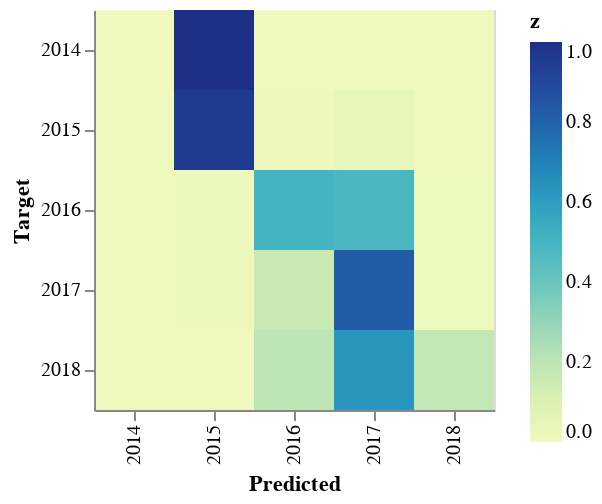

Notebook cell for this chart:
### Code cell
pipeline(['gamelength', 'totalgoldblue', 'earlygoldblue', 'midgoldblue',
       'lategoldblue', 'totalgoldred', 'earlygoldred', 'midgoldred',
       'lategoldred', 'earlygolddiff', 'midgolddiff', 'lategolddiff', 'bKills',
       'bTowers', 'bInhibs', 'bDragons', 'bBarons', 'bHeralds', 'rKills',
       'rTowers', 'rInhibs', 'rDragons', 'rBarons', 'rHeralds',
       ], ['Year'])

### Figure 1 — Vega-Lite specification as saved in the notebook (floating-point values rounded to 4 significant figures)
{"config": {"view": {"continuousWidth": 400, "continuousHeight": 300}}, "data": {"name": "data-a136d5e76045b942b07dbb5eedc83174"}, "mark": "rect", "encoding": {"color": {"type": "quantitative", "field": "z"}, "x": {"type": "nominal", "field": "x", "title": "Predicted"}, "y": {"type": "nominal", "field": "y", "title": "Target"}}, "height": 200, "width": 200, "$schema": "https://vega.github.io/schema/vega-lite/v4.8.1.json", "datasets": {"data-a136d5e76045b942b07dbb5eedc83174": [{"x": 2014, "y": 2014, "z": 0.0}, {"x": 2015, "y": 2014, "z": 1.0}, {"x": 2016, "y": 2014, "z": 0.0}, {"x": 2017, "y": 2014, "z": 0.0}, {"x": 2018, "y": 2014, "z": 0.0}, {"x": 2014, "y": 2015, "z": 0.0}, {"x": 2015, "y": 2015, "z": 0.9548}, {"x": 2016, "y": 2015, "z": 0.006452}, {"x": 2017, "y": 2015, "z": 0.03871}, {"x": 2018, "y": 2015, "z": 0.0}, {"x": 2014, "y": 2016, "z": 0.0}, {"x": 2015, "y": 2016, "z": 0.01186}, {"x": 2016, "y": 2016, "z": 0.5}, {"x": 2017, "y": 2016, "z": 0.4842}, {"x": 2018, "y": 2016, "z": 0.003953}, {"x": 2014, "y": 2017, "z": 0.0}, {"x": 2015, "y": 2017, "z": 0.007764}, {"x": 2016, "y": 2017, "z": 0.1615}, {"x": 2017, "y": 2017, "z": 0.8261}, {"x": 2018, "y": 2017, "z": 0.004658}, {"x": 2014, "y": 2018, "z": 0.0}, {"x": 2015, "y": 2018, "z": 0.0}, {"x": 2016, "y": 2018, "z": 0.1961}, {"x": 2017, "y": 2018, "z": 0.6275}, {"x": 2018, "y": 2018, "z": 0.1765}]}}
